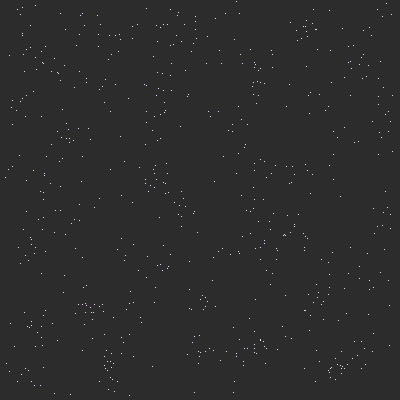
Frame 1 (no input)
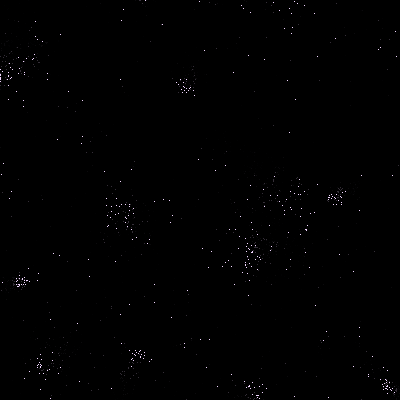
Frame 60 (the mouse pressed at the canvas centre just before this capture)
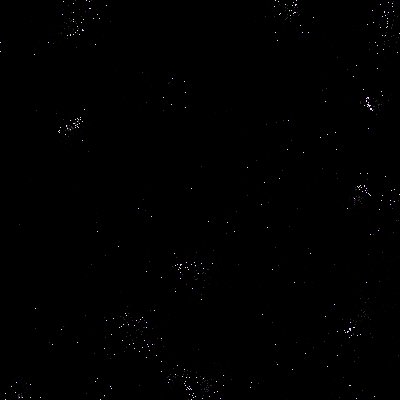
Frame 120 (the mouse held since frame 60 and released just before this capture)

The Processing sketch that drew these frames (run headless with seeded random() and noise(); from frame 60 on, the mouse is pressed at the canvas centre):

// Processing sketch: processing_60753
// ── processing_60753.pde

class particle{
  PVector x;
  PVector v;
  PVector f;
  particle(){
    x = new PVector(random(0,width),random(0,height));
    v = new PVector();
    f = new PVector();
  }
  void update(){
    v.add(f);
    f = new PVector(0,0.02);
    x.add(v);
  }
}
ArrayList particles;
float diam = 10;
float suck = 3.4;
float k = 0.1;
float c = 0.08;
void setup(){
  size(400,400);
  fill(0,200);
  noStroke();
  particles = new ArrayList();
  for(int i=0;i<600;i++){
    particles.add(new particle());
  }
}
void draw(){
  if(frameCount%30==0){println(frameRate);}
//  background(0);
  rect(0,0,width,height);
  for(int i=1;i<particles.size();i++){
    particle A = (particle) particles.get(i);
    for(int j=0;j<i;j++){
      particle B = (particle) particles.get(j);
      PVector dx = PVector.sub(B.x,A.x);
      if(abs(dx.x)<diam*suck){
        if(abs(dx.y)<diam*suck){
          if(dx.mag()<diam*suck){
            float restore = (diam - dx.mag())*k;
            dx.normalize();
            float dampen = dx.dot(PVector.sub(B.v,A.v))*c;
            dx.mult(restore - dampen);
            A.f.sub(dx);
            B.f.add(dx);
          }
        }
      }
    }
  }
  for(int i=0;i<particles.size();i++){
    particle A = (particle) particles.get(i);
    PVector mouseV = new PVector(mouseX,mouseY);
    PVector pmouseV = new PVector(pmouseX,pmouseY);
    if(mousePressed){
      PVector dx = PVector.sub(A.x,mouseV);
      float pushrad = 8;
      if(abs(dx.x)<pushrad){
        if(abs(dx.y)<pushrad){
          if(dx.mag()<pushrad){
//            dx.normalize();
//            A.f.add(PVector.mult(dx,0.8));
            A.v.add(PVector.mult(PVector.sub(
              PVector.sub(mouseV,pmouseV),A.v),0.2));
          }
        }
      }
    }
    boolean dampen = false;
    if(A.x.x<0){
      A.f.x -= A.x.x*k;
      dampen = true;
    };
    if(A.x.x>width){
      A.f.x -= (A.x.x-width)*k;
      dampen = true;
    };
    if(A.x.y<0){
      A.f.y -= A.x.y*k;
      dampen = true;
    };
    if(A.x.y>height){
      A.f.y -= (A.x.y-height)*k;
      dampen = true;
    };
    if(dampen){A.v.mult(0.9);}
    A.update();
    set(int(A.x.x),int(A.x.y),color(241,214,255));
  }
}
